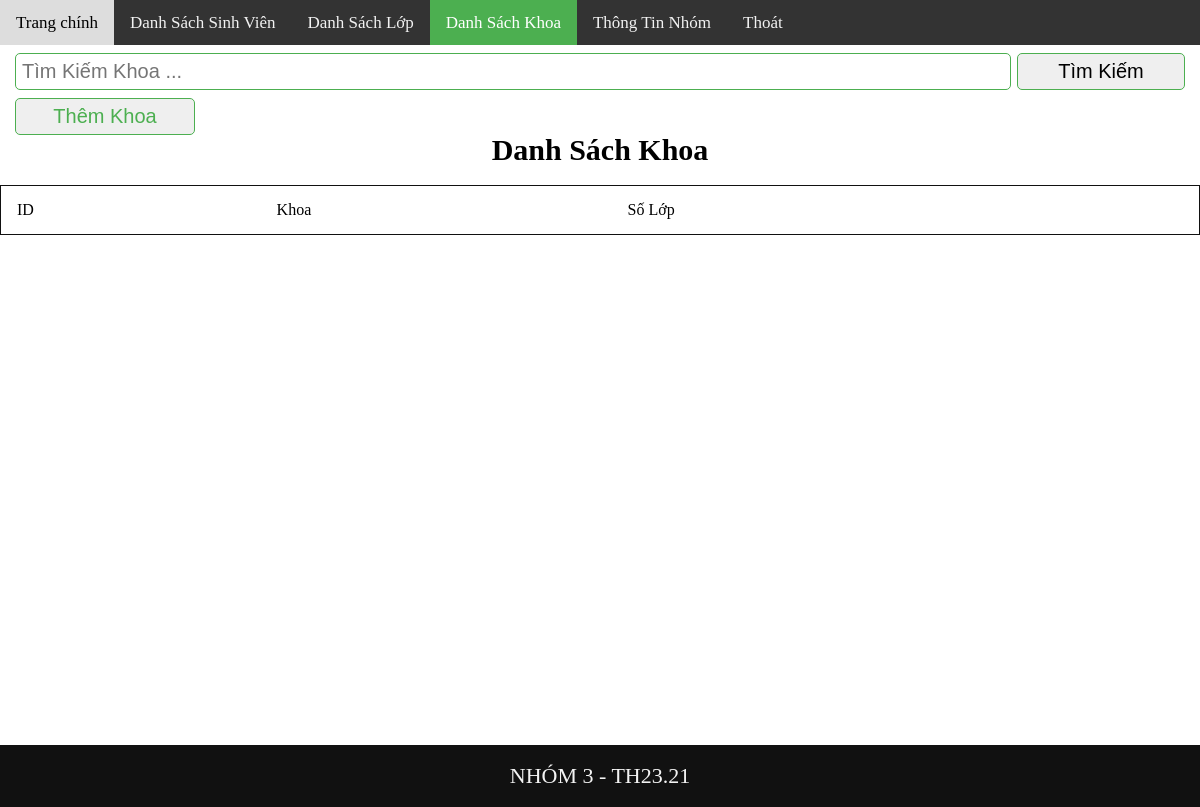
Before: /majorsList.php (signed in) with the older database file.
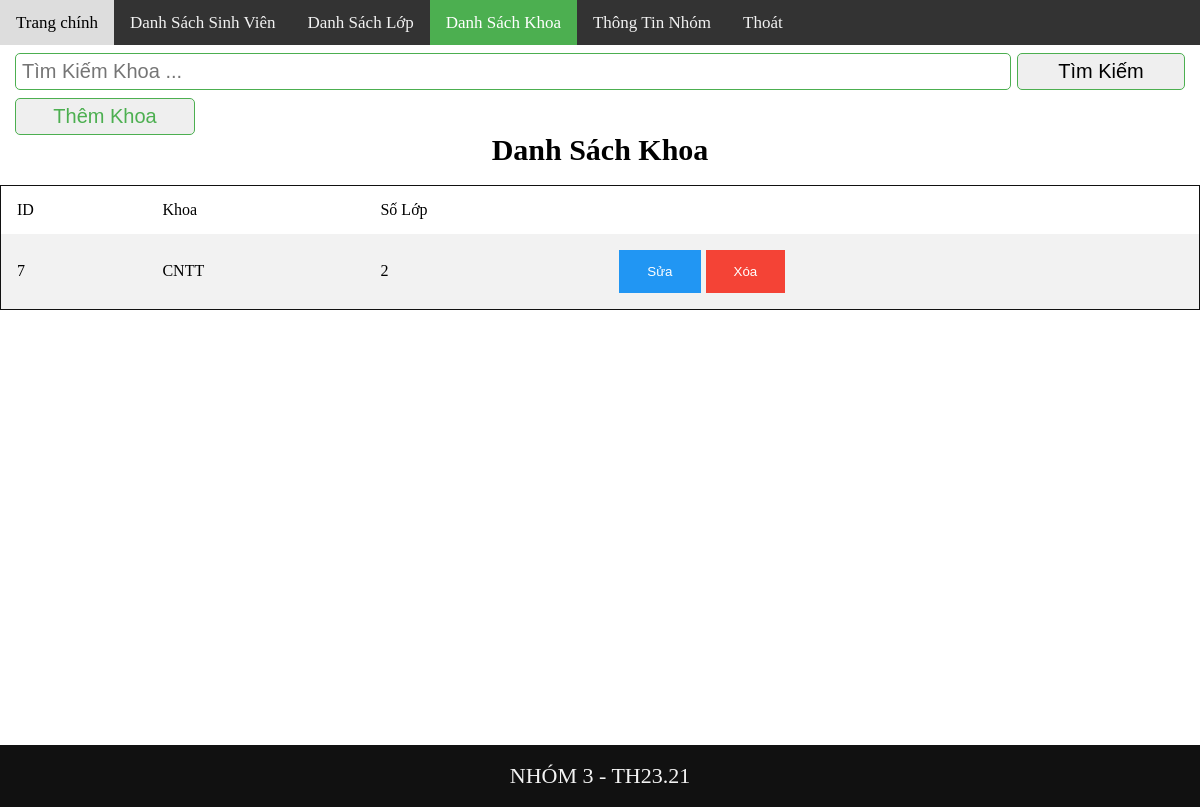
After: the same page with the newer database file.
### tables this page shows
CREATE TABLE `majors` (
  `id` int(11) NOT NULL,
  `name` varchar(255) NOT NULL,
  `student_num` int(11) NOT NULL DEFAULT 0,
  `class_num` int(11) NOT NULL DEFAULT 0
);

### majorsList.php (the view, shortened to what this page needs)
<!DOCTYPE html>
<head>
    <link rel="stylesheet" href="./css/style.css">
    <link rel="stylesheet" href="./css/reset.css">
</head>
<body>
    <?php
        $active = array("","","","","","");
        $active[3] = "active";
        include_once "./main/header.php";
    ?>
    <main>
        <div class="wrapper-majorslist">
            <?php
                if(isset($_SESSION['username'])){
            ?>
             <section class="search-majors">
                <div>
                    <form action="majors-search.php" method="post">
                        <input type="search" name="majorsinfor" placeholder="Tìm Kiếm Khoa ...">
                        <button type="submit" name="submit">Tìm Kiếm</button>
                    </form>
                </div>
                <button class="addmajors-btn" ><a href="./addMajors.php">Thêm Khoa</a></button>
            </section>
            <section class="majors-list">
                <h2>Danh Sách Khoa</h2>
                <div>
                    <table class="majors-table">
                         <tr>
                             <th>ID</th>
                             <th>Khoa</th>
                             <th>Số Lớp</th>
                             <th></th>
                        </tr>
                        <?php
                            include_once "./database/database.php";
                            $sql = "SELECT id, name,student_num,class_num FROM majors";
                            $stmt = mysqli_stmt_init($conn);
                            if(!mysqli_stmt_prepare($stmt,$sql)){
                                echo "SQL statement failed";
                            }
                            else{
                                mysqli_stmt_execute($stmt);
                                $result = mysqli_stmt_get_result($stmt);
                                foreach ($result as $row) {
                        ?>
                        <tr>
                             <td><?php echo $row['id'] ?></td>
                             <td><?php echo $row['name'] ?></td>
                             <td><?php echo $row['class_num'] ?></td>
                             <form action="./del-edit-majors.php" method="post">
                                <td><button type="submit" name='edit-btn' class="ed-btn edit-btn">Sửa</button><button type="submit" name='del-btn' class="ed-btn del-btn">Xóa</button></td>
                             </form>
                        </tr>
                        <?php
                                }
                            }
                        ?>
                    </table>
                </div>
            <?php
                }
                else{
            ?>
            <p class="noti">Đăng Nhập để xem thông tin</p>
            <?php
                }
            ?>
            </section>
        </div>
    </main>
    <?php
        include_once "./main/footer.php";
    ?>
</body>
</html>

### main/header.php (shortened to what this page needs)
<div class="topnav">
    <a href="./index.php" class="<?php echo $active[0] ?>">Trang chính</a>
    <a href="./studentList.php" class="<?php echo $active[1] ?>">Danh Sách Sinh Viên</a>
    <a href="./classList.php" class="<?php echo $active[2] ?>">Danh Sách Lớp</a>
    <a href="./majorsList.php" class="<?php echo $active[3] ?>">Danh Sách Khoa</a>
    <a href="./about.php" class="<?php echo $active[4] ?>">Thông Tin Nhóm</a>
    <?php
            if(isset($_SESSION['username'])){
                echo "<a href='./logout.php'>Thoát</a>";
            }
            else{
                echo "<a href='./login.php'>Đăng Nhập</a>";
            }
    ?>
</div>

Changed rows visible on the page:
added majors: id "7", name "CNTT", class_num "2"
